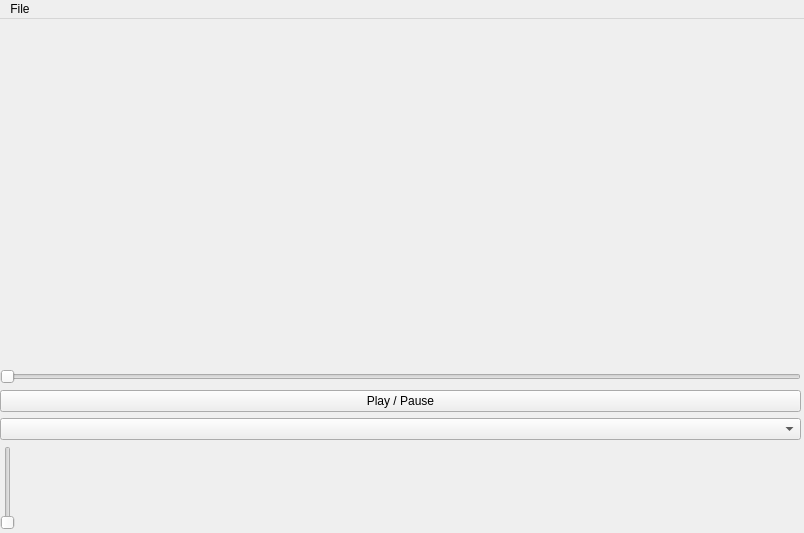
<?xml version="1.0" encoding="UTF-8"?>
<ui version="4.0">
 <class>MainWindow</class>
 <widget class="QMainWindow" name="MainWindow">
  <property name="geometry">
   <rect>
    <x>0</x>
    <y>0</y>
    <width>804</width>
    <height>533</height>
   </rect>
  </property>
  <property name="windowTitle">
   <string>CH10 Video Player</string>
  </property>
  <widget class="QWidget" name="centralwidget">
   <property name="sizePolicy">
    <sizepolicy hsizetype="Maximum" vsizetype="Maximum">
     <horstretch>0</horstretch>
     <verstretch>0</verstretch>
    </sizepolicy>
   </property>
   <widget class="QWidget" name="verticalLayoutWidget">
    <property name="geometry">
     <rect>
      <x>0</x>
      <y>0</y>
      <width>801</width>
      <height>511</height>
     </rect>
    </property>
    <layout class="QVBoxLayout" name="verticalLayout">
     <item>
      <layout class="QGridLayout" name="grid"/>
     </item>
     <item>
      <layout class="QVBoxLayout" name="playback">
       <item>
        <layout class="QVBoxLayout" name="verticalLayout_2">
         <item alignment="Qt::AlignBottom">
          <widget class="QSlider" name="slider">
           <property name="orientation">
            <enum>Qt::Horizontal</enum>
           </property>
          </widget>
         </item>
         <item>
          <widget class="QPushButton" name="play_btn">
           <property name="text">
            <string>Play / Pause</string>
           </property>
          </widget>
         </item>
         <item>
          <widget class="QComboBox" name="audio"/>
         </item>
         <item>
          <widget class="QSlider" name="volume">
           <property name="sizePolicy">
            <sizepolicy hsizetype="Fixed" vsizetype="Fixed">
             <horstretch>0</horstretch>
             <verstretch>0</verstretch>
            </sizepolicy>
           </property>
           <property name="orientation">
            <enum>Qt::Vertical</enum>
           </property>
          </widget>
         </item>
        </layout>
       </item>
      </layout>
     </item>
    </layout>
   </widget>
  </widget>
  <widget class="QMenuBar" name="menubar">
   <property name="geometry">
    <rect>
     <x>0</x>
     <y>0</y>
     <width>804</width>
     <height>21</height>
    </rect>
   </property>
   <widget class="QMenu" name="menuFile">
    <property name="title">
     <string>File</string>
    </property>
    <addaction name="open_file"/>
    <addaction name="separator"/>
    <addaction name="exit"/>
   </widget>
   <addaction name="menuFile"/>
  </widget>
  <action name="actionOpen">
   <property name="text">
    <string>Open</string>
   </property>
  </action>
  <action name="actionPlay_Pause">
   <property name="text">
    <string>Play / Pause</string>
   </property>
  </action>
  <action name="open_file">
   <property name="text">
    <string>Open</string>
   </property>
   <property name="shortcut">
    <string>Ctrl+O</string>
   </property>
  </action>
  <action name="exit">
   <property name="text">
    <string>Exit</string>
   </property>
  </action>
 </widget>
 <resources/>
 <connections/>
</ui>
